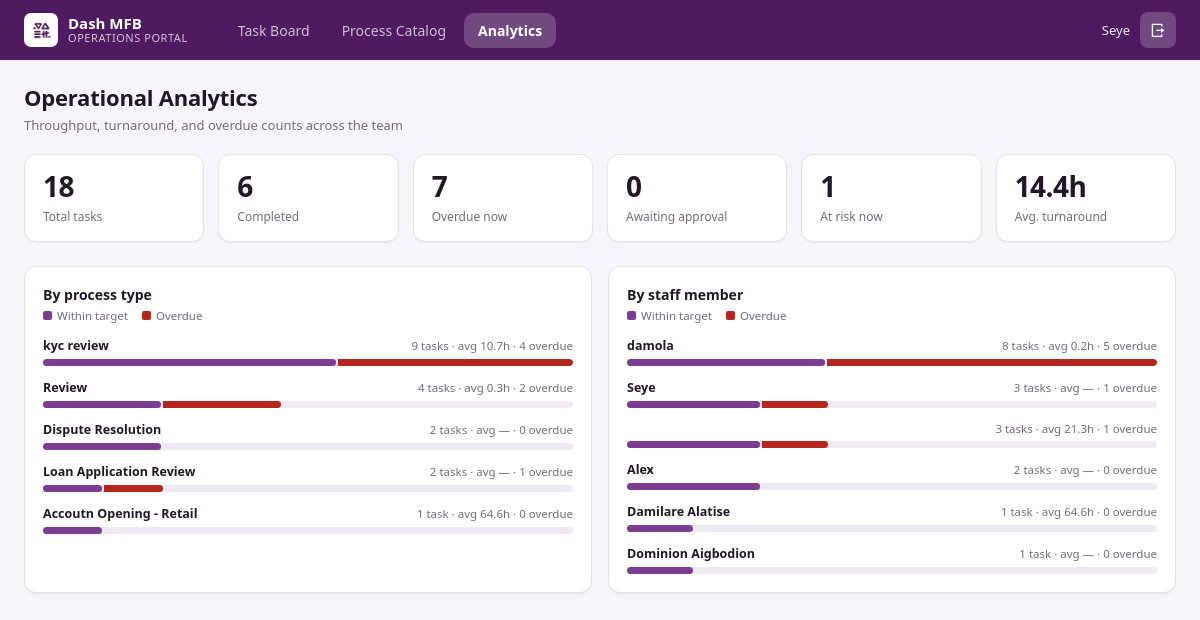
Screenshot of /dashboard/analytics/ (signed in) with the database file from the repository.
### portal/models.py (models this page shows, shortened)
class ProcessType(models.Model):
    name = models.CharField(max_length=200)
    target_hours = models.FloatField()
    checklist = models.JSONField(default=list, blank=True)
    requires_approval = models.BooleanField(
        default=False,
        help_text='Tasks of this type need a sign-off before they count as completed.',
    )

### portal/views.py (the view)
    def wrapper(request, *args, **kwargs):
        if not (request.user.is_authenticated and hasattr(request.user, 'profile') and request.user.profile.role == 'admin'):
            messages.error(request, 'Only Admins can do that.')
            return redirect('portal-dashboard')
        return view_func(request, *args, **kwargs)

### portal/views.py (called while the page is built)
def compute_deadline_status(task):
    if task.completed_at:
        return 'done'
    if task.awaiting_approval:
        return 'awaiting'
    if not task.deadline:
        return 'on-track'
    now = timezone.now()
    if now >= task.deadline:
        return 'overdue'
    total_seconds = (
        task.deadline - task.created_at
    ).total_seconds()
    if total_seconds <= 0:
        return 'overdue'
    elapsed_seconds = (
        now - task.created_at
    ).total_seconds()
    pct = elapsed_seconds / total_seconds
    if pct >= 0.7:
        return 'at-risk'
    return 'on-track'

def admin_required(view_func):
    def wrapper(request, *args, **kwargs):
        if not (request.user.is_authenticated and hasattr(request.user, 'profile') and request.user.profile.role == 'admin'):
            messages.error(request, 'Only Admins can do that.')
            return redirect('portal-dashboard')
        return view_func(request, *args, **kwargs)
    return wrapper

### portal/templates/portal/analytics.html (shortened to what this page needs)
{% extends 'portal/base.html' %}
{% block content %}
<section class="tab-panel active">
    <div class="analytics-page">
        <div class="analytics-one">
            <h2>Operational Analytics</h2>
            <p>Throughput, turnaround, and overdue counts across the team</p>
        </div>
        <div class="analytics-two" id="statGrid">
            <div class="stat-card">
                <div class="stat-value">{{ total }}</div>
                <div class="stat-label">Total tasks</div>
            </div>
            <div class="stat-card">
                <div class="stat-value">{{ completed_count }}</div>
                <div class="stat-label">Completed</div>
            </div>
            <div class="stat-card">
                <div class="stat-value">{{ overdue_count }}</div>
                <div class="stat-label">Overdue now</div>
            </div>
            <div class="stat-card">
                <div class="stat-value">{{ awaiting_count }}</div>
                <div class="stat-label">Awaiting approval</div>
            </div>
            <div class="stat-card">
                <div class="stat-value">{{ at_risk_count }}</div>
                <div class="stat-label">At risk now</div>
            </div>
            <div class="stat-card">
                <div class="stat-value">{% if avg_turnaround_hours %}{{ avg_turnaround_hours }}h{% else %}—{% endif %}
                </div>
                <div class="stat-label">Avg. turnaround</div>
            </div>
        </div>
        <div class="analytics-three">
            <div class="processtype-tab">
                <h3>By process type</h3>
                {% if by_process %}
                <div class="chart-legend">
                    <span><i class="legend-swatch legend-swatch--ontime"></i>Within target</span>
                    <span><i class="legend-swatch legend-swatch--overdue"></i>Overdue</span>
                </div>
                {% endif %}
                <div class="data-table">
                    {% for row in by_process %}
                    <div class="data-row">
                        <div class="data-row-top">
                            <span class="data-row-name">{{ row.name }}</span>
                            <span class="data-row-stats">{{ row.count }} task{{ row.count|pluralize }} · avg {% if row.avg_hours %}{{ row.avg_hours }}h{% else %}—{% endif %} · {{ row.overdue }} overdue</span>
                        </div>
                        <div class="bar-track">
                            <span class="bar-fill" style="width: {{ row.pct }}%;"></span>
                            {% if row.overdue %}
                            <span class="bar-fill bar-fill--overdue" style="width: {{ row.overdue_pct }}%;"></span>
                            {% endif %}
                        </div>
                    </div>
                    {% empty %}
                    <p class="data-empty">No data yet.</p>
                    {% endfor %}
                </div>
            </div>
            <div class="staffmember-tab">
                <h3>By staff member</h3>
                {% if by_staff %}
                <div class="chart-legend">
                    <span><i class="legend-swatch legend-swatch--ontime"></i>Within target</span>
                    <span><i class="legend-swatch legend-swatch--overdue"></i>Overdue</span>
                </div>
                {% endif %}
                <div class="data-table">
                    {% for row in by_staff %}
                    <div class="data-row">
                        <div class="data-row-top">
                            <span class="data-row-name">{{ row.name }}</span>
                            <span class="data-row-stats">{{ row.count }} task{{ row.count|pluralize }} · avg {% if row.avg_hours %}{{ row.avg_hours }}h{% else %}—{% endif %} · {{ row.overdue }} overdue</span>
                        </div>
                        <div class="bar-track">
                            <span class="bar-fill" style="width: {{ row.pct }}%;"></span>
                            {% if row.overdue %}
                            <span class="bar-fill bar-fill--overdue" style="width: {{ row.overdue_pct }}%;"></span>
                            {% endif %}
                        </div>
                    </div>
                    {% empty %}
                    <p class="data-empty">No data yet.</p>
                    {% endfor %}
                </div>
            </div>
        </div>
    </div>
</section>
{% endblock %}

### portal/templates/portal/base.html (shortened to what this page needs)
{% load static %}
<!DOCTYPE html>
<html lang="en">
<head>
    <link rel="stylesheet" href="{% static 'css/dashboard.css' %}">
    <link href="https://cdn.jsdelivr.net/npm/remixicon@4.9.0/fonts/remixicon.css" rel="stylesheet" />
</head>
<body>
    <header class="top-bar">
        <div class="head">
            <img src="{% static 'images/DASH LOGO.jpg' %}" alt="Logo">
            <div class="head-text">
                <span class="head-name">Dash MFB</span>
                <span class="head-sub">Operations Portal</span>
            </div>
        </div>
        <nav class="tabs" role="tablist">
            <a class="tab-btn {% if active_tab == 'board' %}active{% endif %}"
                href="{% url 'portal-dashboard' %}">Task Board</a>
            <a class="tab-btn {% if active_tab == 'catalog' %}active{% endif %}"
                href="{% url 'portal-catalog' %}">Process Catalog</a>
            {% if user.is_superuser or user.profile.role == 'admin' or user.profile.role == 'team_lead' %}
            <a class="tab-btn {% if active_tab == 'analytics' %}active{% endif %}"
                href="{% url 'portal-analytics' %}">Analytics</a>
            {% endif %}
        </nav>
        <div class="user-wrap">
            <span class="user-name">{{ user.get_full_name|default:user.username }}</span>
            <form method="post" action="{% url 'portal-logout' %}">
                <button type="submit" class="logout-btn" title="Log out">
                    <i class="ri-logout-box-r-line"></i>
                </button>
            </form>
        </div>
    </header>
    <main>
        {% block content %}
        {% endblock content %}
    </main>
</body>
</html>

### rows the page displays
ProcessType: name "kyc review"
ProcessType: name "Review"
ProcessType: name "Dispute Resolution"
ProcessType: name "Loan Application Review"
ProcessType: name "Accoutn Opening - Retail"

### other values shown
{{ user.get_full_name|default:user.username }} "Seye"
{{ total }} "18"
{{ completed_count }} "6"
{{ overdue_count }} "7"
{{ awaiting_count }} "0"
{{ at_risk_count }} "1"
{{ avg_turnaround_hours }} "14.4"
{{ row.count }} "9" "4" "2" "2" "1"
{{ row.avg_hours }} "10.7" "0.3" "64.6"
{{ row.overdue }} "4" "2" "0" "1" "0"
{{ row.name }} "damola"
{{ row.count }} "8"
{{ row.avg_hours }} "0.2" "21.3" "64.6"
{{ row.overdue }} "5"
{{ row.name }} "Seye"
